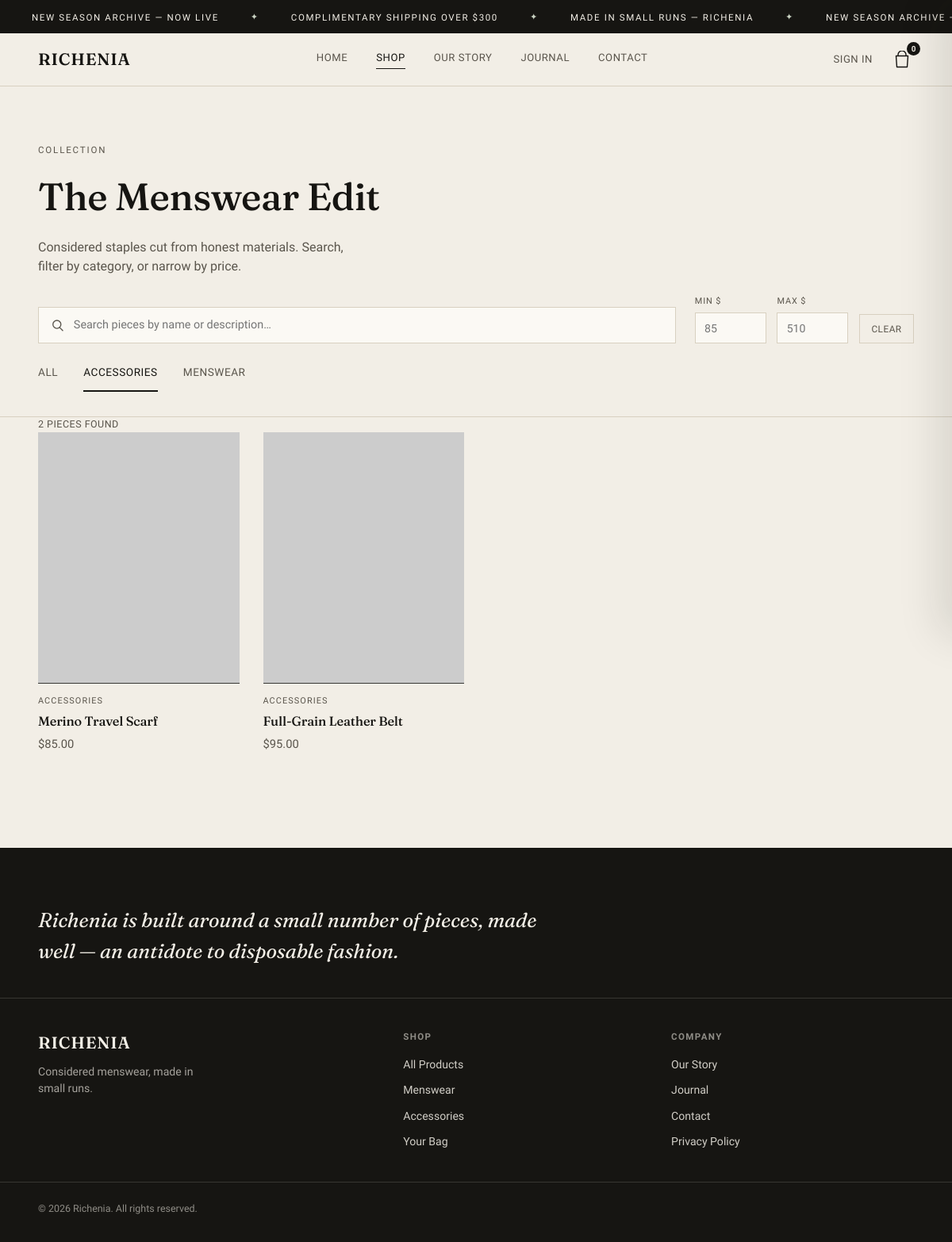
The app's page /shop.php?category=Accessories with its own data.
### tables this page shows
CREATE TABLE products (
  id            INT UNSIGNED AUTO_INCREMENT PRIMARY KEY,
  name          VARCHAR(150)    NOT NULL,
  slug          VARCHAR(170)    NOT NULL,
  price         DECIMAL(10,2)   NOT NULL,
  stock         INT UNSIGNED    NOT NULL DEFAULT 0,
  category      VARCHAR(80)     NOT NULL DEFAULT 'Menswear',
  image_url     VARCHAR(255)    NOT NULL,
  description   TEXT            NULL,
  is_featured   TINYINT(1)      NOT NULL DEFAULT 0,
  created_at    TIMESTAMP       NOT NULL DEFAULT CURRENT_TIMESTAMP,
  UNIQUE KEY uq_products_slug (slug),
  KEY idx_products_category (category)
);

### models/Product.php (called while the page is built, shortened)
<?php
class Product
{
    public static function categories()
    {
        $pdo = Database::getConnection();
        $stmt = $pdo->query('SELECT DISTINCT category FROM products ORDER BY category ASC');
        return $stmt->fetchAll(PDO::FETCH_COLUMN);
    }
    public static function priceBounds()
    {
        $pdo = Database::getConnection();
        $row = $pdo->query('SELECT MIN(price) AS min_price, MAX(price) AS max_price FROM products')->fetch();
        return [
            'min' => $row && $row['min_price'] !== null ? (float)$row['min_price'] : 0.0,
            'max' => $row && $row['max_price'] !== null ? (float)$row['max_price'] : 0.0,
        ];
    }
    public static function filter($term = null, $category = null, $minPrice = null, $maxPrice = null)
    {
        $pdo    = Database::getConnection();
        $where  = [];
        $params = [];
        $term = trim((string)$term);
        if ($category !== null && $category !== '' && strcasecmp($category, 'All') !== 0) {
            $where[] = 'category = :category';
            $params[':category'] = $category;
        }
        $sql = 'SELECT * FROM products';
        if (!empty($where)) {
            $sql .= ' WHERE ' . implode(' AND ', $where);
        }
        $sql .= ' ORDER BY created_at DESC, id DESC';
        $stmt = $pdo->prepare($sql);
        $stmt->execute($params);
        return $stmt->fetchAll();
    }
}

### includes/product-card.php (the view, shortened to what this page needs)
<?php
$in_stock = (int)($product['stock'] ?? 0) > 0;
?>
<article class="product-card<?php echo $in_stock ? '' : ' is-sold-out'; ?>" data-category="<?php echo htmlspecialchars($product['category']); ?>">
  <div class="product-card-image">
    <img src="<?php echo htmlspecialchars($product['image_url']); ?>" alt="<?php echo htmlspecialchars($product['name']); ?>" loading="lazy">
  </div>
  <div class="product-card-info">
    <p class="product-category"><?php echo htmlspecialchars($product['category']); ?></p>
    <h3 class="product-name"><?php echo htmlspecialchars($product['name']); ?></h3>
    <p class="product-price">$<?php echo number_format($product['price'], 2); ?></p>
  </div>
</article>

### shop.php (shortened to what this page needs)
<?php
require_once __DIR__ . '/includes/header.php';
require_once __DIR__ . '/models/Product.php';
$q                = isset($_GET['q']) ? trim($_GET['q']) : '';
$active_category  = (isset($_GET['category']) && $_GET['category'] !== '') ? $_GET['category'] : 'All';
$min_price         = isset($_GET['min_price']) && $_GET['min_price'] !== '' ? (float)$_GET['min_price'] : null;
$max_price         = isset($_GET['max_price']) && $_GET['max_price'] !== '' ? (float)$_GET['max_price'] : null;
$categories  = Product::categories();
$price_bound = Product::priceBounds();
$products    = Product::filter($q, $active_category, $min_price, $max_price);
?>
<section class="shop-hero">
  <p class="eyebrow">Collection</p>
  <h1>The Menswear Edit</h1>
  <p class="shop-intro">Considered staples cut from honest materials. Search, filter by category, or narrow by price.</p>
</section>
<div class="shop-toolbar">
  <div class="search-bar">
    <svg width="16" height="16" viewBox="0 0 16 16" fill="none" aria-hidden="true">
      <circle cx="7" cy="7" r="5.2" stroke="currentColor" stroke-width="1.4"/>
      <path d="M11 11.5L14.5 15" stroke="currentColor" stroke-width="1.4" stroke-linecap="round"/>
    </svg>
    <input type="text" id="live-search" placeholder="Search pieces by name or description…" value="<?php echo htmlspecialchars($q); ?>" autocomplete="off">
  </div>
  <div class="price-filter">
    <label>
      <span>Min $</span>
      <input type="number" id="price-min" min="0" step="1" placeholder="<?php echo (int)$price_bound['min']; ?>" value="<?php echo $min_price !== null ? (int)$min_price : ''; ?>">
    </label>
    <label>
      <span>Max $</span>
      <input type="number" id="price-max" min="0" step="1" placeholder="<?php echo (int)$price_bound['max']; ?>" value="<?php echo $max_price !== null ? (int)$max_price : ''; ?>">
    </label>
    <button type="button" id="price-clear" class="price-clear-btn" title="Clear price filter">Clear</button>
  </div>
</div>
<div class="filter-tabs" role="tablist" aria-label="Filter products by category">
  <button
    class="filter-tab <?php echo strcasecmp($active_category, 'All') === 0 ? 'active' : ''; ?>"
    data-category="All" type="button" role="tab">
    All
  </button>
  <?php foreach ($categories as $cat) : ?>
    <button
      class="filter-tab <?php echo strcasecmp($active_category, $cat) === 0 ? 'active' : ''; ?>"
      data-category="<?php echo htmlspecialchars($cat); ?>" type="button" role="tab">
      <?php echo htmlspecialchars($cat); ?>
    </button>
  <?php endforeach; ?>
</div>
<p class="results-count" id="results-count"><?php echo count($products); ?> piece<?php echo count($products) === 1 ? '' : 's'; ?> found</p>
<section id="product-grid" class="product-grid">
  <?php if (empty($products)) : ?>
    <p class="empty-state">No pieces match those filters — try widening your search.</p>
  <?php else : ?>
    <?php foreach ($products as $product) : ?>
      <?php include __DIR__ . '/includes/product-card.php'; ?>
    <?php endforeach; ?>
  <?php endif; ?>
</section>
<?php
require_once __DIR__ . '/includes/footer.php';
?>

### assets/css/style.css (style rules this page uses)
:root { --color-bg: #F2EEE6; --color-bg-alt: #EAE4D8; --color-card: #FBF9F4; --color-ink: #161512; --color-ink-soft: #5A554C; --color-line: #D8D0C0; --color-accent: #5B6655; --color-accent-soft: #C9D2C2; --font-display: 'Fraunces', Georgia, serif; --font-body: 'Work Sans', -apple-system, BlinkMacSystemFont, sans-serif; --maxw: 1240px; --gutter: clamp(1.25rem, 4vw, 3.5rem); --ease: cubic-bezier(.22, .61, .36, 1); }
* { box-sizing: border-box; }
html { scroll-behavior: smooth; }
body { margin: 0; background: var(--color-bg); color: var(--color-ink); font-family: var(--font-body); font-weight: 400; line-height: 1.5; -webkit-font-smoothing: antialiased; }
img { max-width: 100%; display: block; }
button { font-family: inherit; cursor: pointer; }
h1, h2, h3 { font-family: var(--font-display); font-weight: 500; letter-spacing: -0.01em; margin: 0; }
p { margin: 0; }
.eyebrow { font-family: var(--font-body); font-size: 0.72rem; font-weight: 500; letter-spacing: 0.16em; text-transform: uppercase; color: var(--color-ink-soft); margin-bottom: 0.85rem; }
.product-grid { max-width: var(--maxw); margin: 0 auto; padding: 0 var(--gutter) clamp(3rem, 6vw, 5rem); display: grid; grid-template-columns: repeat(4, 1fr); gap: clamp(1.25rem, 2.5vw, 2rem); transition: opacity 0.25s ease; }
.product-grid .product-card:nth-child(1) { animation-delay: 0.02s; }
.product-grid .product-card:nth-child(2) { animation-delay: 0.07s; }
.product-card { position: relative; }
.product-card-image { position: relative; overflow: hidden; aspect-ratio: 4 / 5; background: var(--color-bg-alt); }
.product-card-image img { width: 100%; height: 100%; object-fit: cover; transition: transform 0.7s var(--ease); }
.product-card-info { padding-top: 0.9rem; }
.product-category { font-size: 0.68rem; font-weight: 500; letter-spacing: 0.1em; text-transform: uppercase; color: var(--color-ink-soft); margin-bottom: 0.3rem; }
.product-name { font-size: 1.02rem; font-weight: 500; margin-bottom: 0.35rem; }
.product-price { font-size: 0.92rem; color: var(--color-ink-soft); }
.shop-hero { max-width: var(--maxw); margin: 0 auto; padding: clamp(3rem, 6vw, 4.5rem) var(--gutter) 1.5rem; }
.shop-hero h1 { font-size: clamp(2.1rem, 4vw, 3rem); }
.shop-intro { max-width: 46ch; margin-top: 1rem; color: var(--color-ink-soft); }
.filter-tabs { max-width: var(--maxw); margin: 0 auto; padding: 0 var(--gutter) 2rem; display: flex; gap: 2rem; border-bottom: 1px solid var(--color-line); }
.filter-tab { background: none; border: none; padding: 0 0 1rem; font-size: 0.85rem; font-weight: 500; letter-spacing: 0.04em; text-transform: uppercase; color: var(--color-ink-soft); position: relative; transition: color 0.25s var(--ease); }
.filter-tab::after { content: ''; position: absolute; left: 0; bottom: -1px; width: 100%; height: 2px; background: var(--color-ink); transform: scaleX(0); transform-origin: left; transition: transform 0.3s var(--ease); }
.filter-tab.active { color: var(--color-ink); }
.filter-tab.active::after { transform: scaleX(1); }

### records on screen
products: category "ACCESSORIES", name "Merino Travel Scarf", price "85.00"
products: category "ACCESSORIES", name "Full-Grain Leather Belt", price "95.00"

### other values on screen
$cart_count "0"
$cat "ACCESSORIES"
$cat "MENSWEAR"
count($products) "2"
